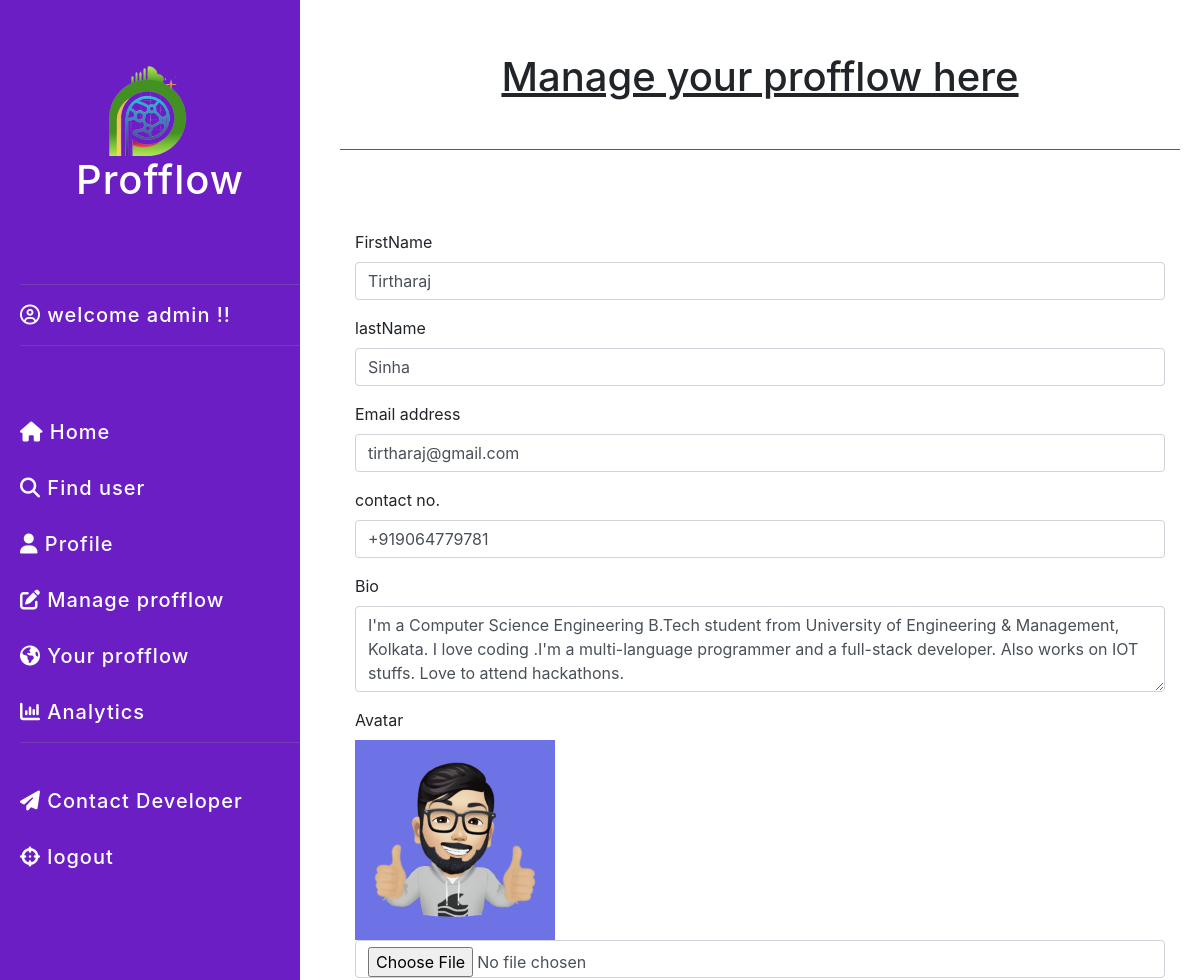
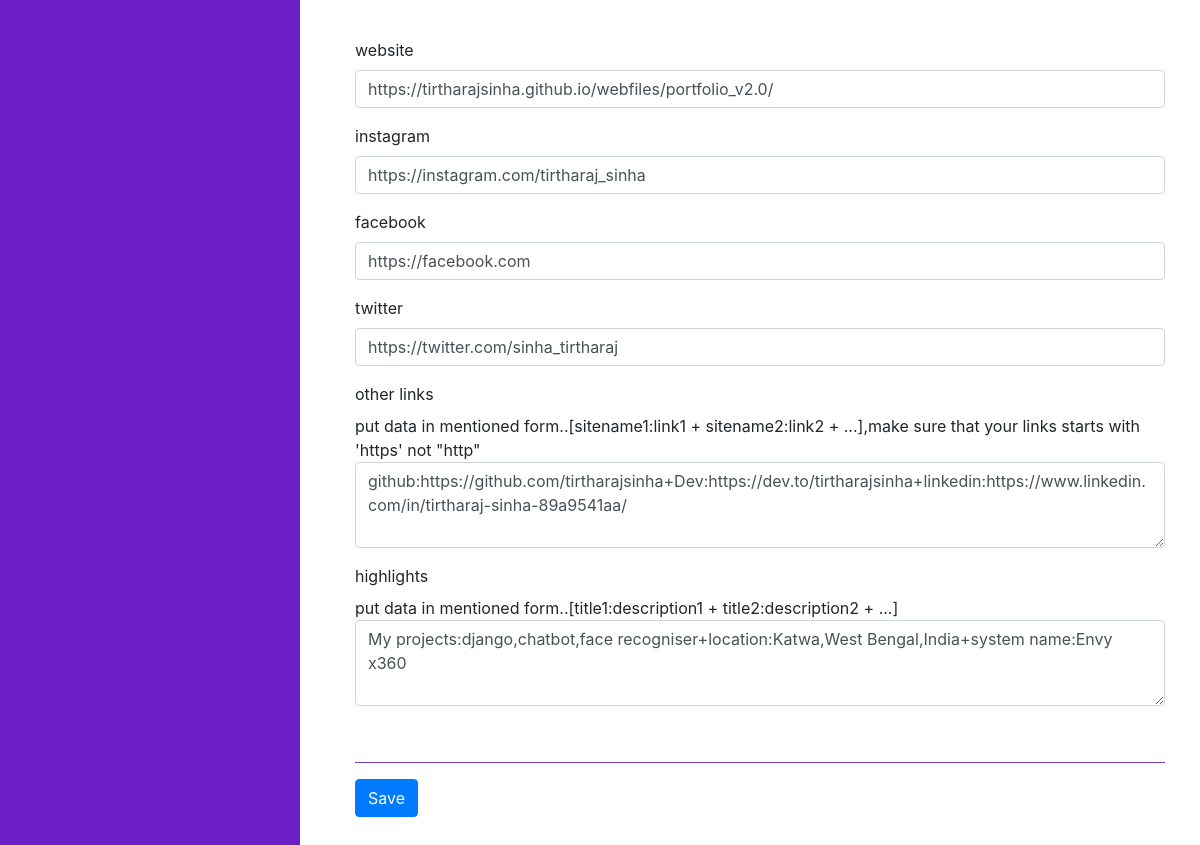
The page /user/update (signed in) on the database its author committed (2 pictures, top to bottom).
### home/models.py (models this page shows, shortened)
class userdetail(models.Model):
    username=models.CharField(max_length=112)
    firstname=models.CharField(max_length=112)
    lastname=models.CharField(max_length=112)
    email=models.CharField(max_length=112)
    phone=models.CharField(max_length=12,default="")
    bio=models.TextField()
    pic=models.ImageField(default="",upload_to="profiles")
    website=models.CharField(max_length=112,default="")
    instagram=models.CharField(max_length=112,default="https://instagram.com")
    facebook=models.CharField(max_length=112,default="https://facebook.com")
    twitter=models.CharField(max_length=112,default="https://twitter.com")
    other=models.TextField(default="")
    highlight=models.TextField(default="")
    objects = models.Manager()

### home/views.py (the view, shortened to what this page needs)
# urls.py: path("user/update",views.update,name="update"),
def update(request):
    if request.user.is_anonymous:
        return redirect("/user/login")
    data = userdetail.objects.all()
    userlist = data.values_list("username")
    myuser = str(request.user)
    userid = -1
    print(myuser, ".........", type(myuser))
    for i in range(len(userlist)):
        if userlist[i][0] == myuser:
            userid = i
            break
    if userid == -1:
        return render(request, "data-uploader.html")
    dataid=data[userid].id
    userdata = data[userid]
    return render(request, "update.html", {"data": userdata})

### template/update.html (shortened to what this page needs)
<!DOCTYPE html>
<html lang="en">
<head>
    <link rel="stylesheet" href="https://stackpath.bootstrapcdn.com/bootstrap/4.5.2/css/bootstrap.min.css"
>
    <link rel="stylesheet" href="https://cdnjs.cloudflare.com/ajax/libs/font-awesome/4.7.0/css/font-awesome.min.css">
</head>
<body>
    <div class="divider">
        <div class="sidenav">
            <br><br>
            <h1 class="text-center hider"><img src="/static/profflow logo.png" alt="" height="100px"><br>Profflow</h1><br><br>
            <hr>
            <i class="far fa-user-circle" title="{{ user.get_username }}"> </i>
            <p class="user"> welcome {{ user.get_username }} !!</p>
            <hr><br><br>
            <a href="/"><i class="fa fa-home"></i>
                <p class="hider"> Home</p><a><br><br>
                    <a href="/user/search"><i class="fa fa-search"></i>
                        <p class="hider"> Find user</p>
                    </a><br><br>
                    <a href="/user/"><i class="fa fa-user"></i>
                        <p class="hider"> Profile</p>
                    </a><br><br>
                    <a href="/user/update"><i class="fas fa-edit"></i>
                        <p class="hider"> Manage profflow</p>
                    </a><br><br>
                    <a href="/{{ user.get_username }}"><i class="fa fa-globe"> </i>
                        <p class="hider">Your profflow</p>
                    </a><br><br>
                    <a href="/user/analytics"><i class="fa fa-bar-chart-o"> </i>
                        <p class="hider">Analytics</p>
                    </a><br>
                    <hr><br>
                    <a href="https://tirtharajsinha.github.io/webfiles/portfolio_v2.0/"><i class="fa fa-paper-plane"> </i>
                        <p> Contact Developer</p>
                    </a><br><br>
                    <a href="/user/logout"><i class="fa fa-crosshairs"></i>
                        <p> logout</p>
                    </a><br><br>
        </div>
        <div class="formside">
            <div class="container-fluid my-0 px-0 mb-3 mt-5">
                <h1 class="text-center"><u>Manage your profflow here </u></h1><br>
                <hr><br>
            </div><br>
            <div class="container pd-4 mb-5">
                <form method="POST" action="update" enctype="multipart/form-data">
                    <div class="form-group">
                        <label for="firstname">FirstName</label>
                        <input type="text" class="form-control" id="firstname" name="firstname"
                            value="{{data.firstname}}" placeholder="Enter your firstname" required>
                    </div>
                    <div class="form-group">
                        <label for="Lastname">lastName</label>
                        <input type="text" class="form-control" id="lastname" name="lastname" value="{{data.lastname}}"
                            placeholder="Enter your lastname" required>
                    </div>
                    <div class="form-group">
                        <label for="email">Email address</label>
                        <input type="email" class="form-control" id="email" name="email" value="{{data.email}}"
                            placeholder="Enter your email" required>
                    </div>
                    <div class="form-group">
                        <label for="phone">contact no.</label>
                        <input type="phone" class="form-control" id="phone" name="phone" value="{{data.phone}}"
                            placeholder="enter your your phone no.">
                    </div>
                    <div class="form-group">
                        <label for="bio">Bio</label>
                        <textarea class="form-control" id="bio" name="bio" rows="3" required>{{data.bio}}</textarea>
                    </div>
                    <div class="form-group">
                        <label for="image">Avatar</label><br>
                        <img src="{{data.pic.url}}" alt="Avatar" height="200px"><br>
                        <input type="file" id="image" name="image" class="form-control"><br>
                    </div>
                    <div class="form-group">
                        <label for="website">website</label>
                        <input type="text" class="form-control" id="website" value="{{data.website}}" name="website"
                            placeholder="enter your website link">
                    </div>
                    <div class="form-group">
                        <label for="instagram">instagram</label>
                        <input type="text" class="form-control" id="instagram" name="instagram"
                            value="{{data.instagram}}" placeholder="enter your profile link">
                    </div>
                    <div class="form-group">
                        <label for="facebook">facebook</label>
                        <input type="text" class="form-control" id="facebook" name="facebook" value="{{data.facebook}}"
                            placeholder="enter your profile link">
                    </div>
                    <div class="form-group">
                        <label for="twitter">twitter</label>
                        <input type="text" class="form-control" id="twitter" name="twitter" value="{{data.twitter}}"
                            placeholder="enter your profile link">
                    </div>
                    <div class="form-group">
                        <label for="other">other links</label><br>
                        put data in mentioned form..[sitename1:link1 + sitename2:link2 + ...],make sure that your links
                        starts with
                        'https' not "http"
                        <textarea class="form-control" id="other" name="other" rows="3"
                            required>{{data.other}}</textarea>
                    </div>
                    <div class="form-group">
                        <label for="highlight">highlights</label><br>
                        put data in mentioned form..[title1:description1 + title2:description2 + ...]
                        <textarea class="form-control" id="highlight" name="highlight" rows="3"
                            required>{{data.highlight}}</textarea>
                    </div><br>
                    <hr>
                    <button class="btn btn-primary" type="submit">Save</button><br>
                </form>
            </div>
        </div>
    </div>
</body>
</html>

### template/update.html (style rules this page uses)
.divider { margin: 0px; padding: 0px; }
hr { background-color: #8343cc; }
.sidenav a { text-decoration: none; color: white; }
.sidenav p { display: inline; }
.sidenav { width: 25%; position: fixed; height: 100%; background-color: #6c1ec5; left: 0; z-index: 2; padding-left: 20px; font-size: 20px; color: white; font-weight: 500; letter-spacing: 1px; line-height: 1.4; overflow-y: scroll; }
.formside { width: 75%; padding: 5px; padding-left: 40px; padding-right: 20px; position: absolute; right: 0; }

### rows shown on the page
userdetail: firstname "Tirtharaj", lastname "Sinha", email "tirtharaj@gmail.com", phone "+919064779781", bio "I'm a Computer Science Engineering B.Tech student from University of Engineering & Management, Kolkata. I love coding .I'm a multi-language programmer and a full-stack developer. Also works on IOT stuffs. Love to attend hackathons.", pic (picture), website "https://tirtharajsinha.github.io/webfiles/portfolio_v2.0/", instagram "https://instagram.com/tirtharaj_sinha", facebook "https://facebook.com", twitter "https://twitter.com/sinha_tirtharaj", other "github:https://github.com/tirtharajsinha+Dev:https://dev.to/tirtharajsinha+linkedin:https://www.linkedin.com/in/tirtharaj-sinha-89a9541aa/", highlight "My projects:django,chatbot,face recogniser+location:Katwa,West Bengal,India+system name:Envy x360"

### other values the page prints
{{ user.get_username }} "admin"
